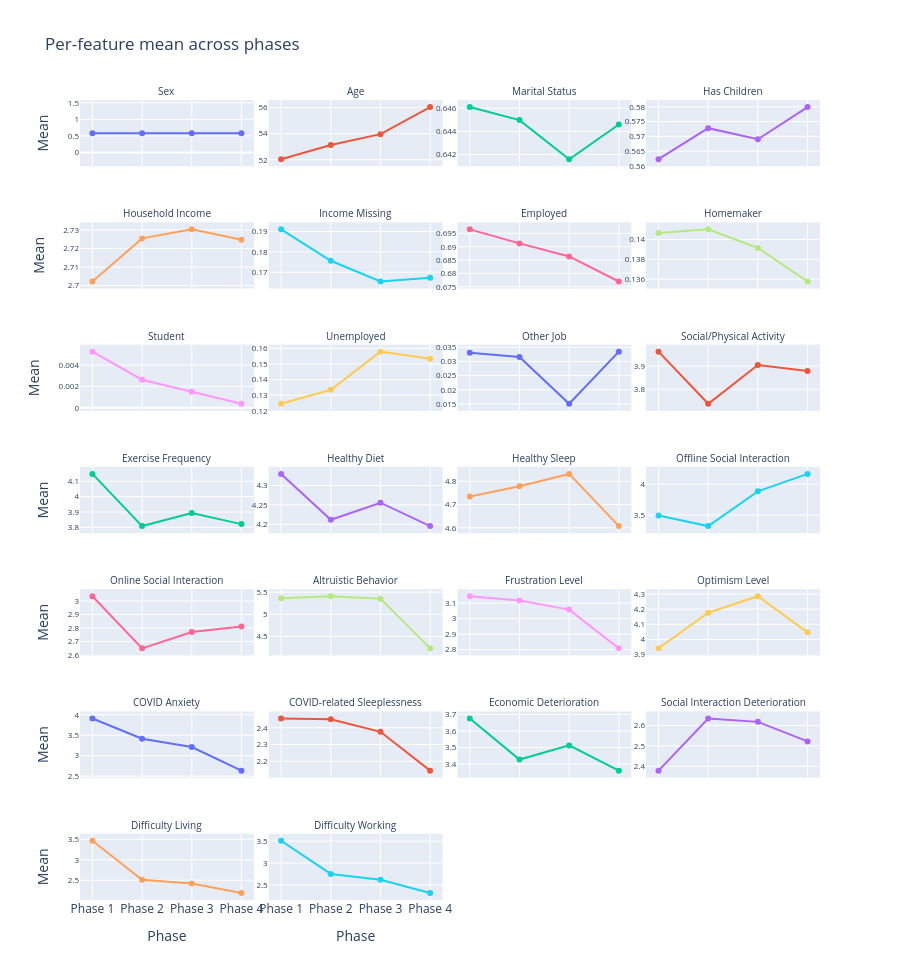

Notebook code for this chart:
### Code cell
# Per-phase feature means — small-multiples line chart for trend at a glance
mean_by_phase = (
    df_encoded.groupby("Phase")[features_UCLA].mean().T
)
mean_by_phase.columns = [f"Phase {int(c)}" for c in mean_by_phase.columns]
mean_by_phase["Display Name"] = [
    FEATURE_DISPLAY_NAMES.get(f, f) for f in mean_by_phase.index
]
mean_long = mean_by_phase.reset_index().melt(
    id_vars=["index", "Display Name"],
    value_vars=[f"Phase {p}" for p in [1, 2, 3, 4]],
    var_name="Phase", value_name="Mean",
).rename(columns={"index": "Feature"})

fig = px.line(
    mean_long, x="Phase", y="Mean", color="Feature",
    facet_col="Display Name", facet_col_wrap=4,
    title="Per-feature mean across phases",
    height=140 * ((len(features_UCLA) + 3) // 4),
    markers=True,
)
fig.update_layout(showlegend=False)
fig.for_each_annotation(lambda a: a.update(text=a.text.split("=")[-1],
                                            font_size=10))
fig.for_each_yaxis(lambda y: y.update(matches=None, showticklabels=True,
                                       tickfont=dict(size=8)))
fig.show()

print("\nMean of each feature by phase:")
display(mean_by_phase.set_index("Display Name").drop(columns=[]))

### Figure 1 — Plotly figure (JSON) as saved in the notebook; plotly's stock layout.template omitted (floating-point values rounded to 4 significant figures)
{"data": [{"hovertemplate": "Feature=Sex_Male<br>Display Name=Sex<br>Phase=%{x}<br>Mean=%{y}<extra></extra>", "legendgroup": "Sex_Male", "line": {"color": "#636efa", "dash": "solid"}, "marker": {"symbol": "circle"}, "mode": "lines+markers", "name": "Sex_Male", "orientation": "v", "showlegend": true, "x": ["Phase 1", "Phase 2", "Phase 3", "Phase 4"], "xaxis": "x25", "y": [0.5829, 0.5829, 0.5829, 0.5829], "yaxis": "y25", "type": "scatter"}, {"hovertemplate": "Feature=Age<br>Display Name=Age<br>Phase=%{x}<br>Mean=%{y}<extra></extra>", "legendgroup": "Age", "line": {"color": "#EF553B", "dash": "solid"}, "marker": {"symbol": "circle"}, "mode": "lines+markers", "name": "Age", "orientation": "v", "showlegend": true, "x": ["Phase 1", "Phase 2", "Phase 3", "Phase 4"], "xaxis": "x26", "y": [52.04, 53.13, 53.96, 56.04], "yaxis": "y26", "type": "scatter"}, {"hovertemplate": "Feature=Is_Married<br>Display Name=Marital Status<br>Phase=%{x}<br>Mean=%{y}<extra></extra>", "legendgroup": "Is_Married", "line": {"color": "#00cc96", "dash": "solid"}, "marker": {"symbol": "circle"}, "mode": "lines+markers", "name": "Is_Married", "orientation": "v", "showlegend": true, "x": ["Phase 1", "Phase 2", "Phase 3", "Phase 4"], "xaxis": "x27", "y": [0.6461, 0.645, 0.6416, 0.6446], "yaxis": "y27", "type": "scatter"}, {"hovertemplate": "Feature=Has_Child<br>Display Name=Has Children<br>Phase=%{x}<br>Mean=%{y}<extra></extra>", "legendgroup": "Has_Child", "line": {"color": "#ab63fa", "dash": "solid"}, "marker": {"symbol": "circle"}, "mode": "lines+markers", "name": "Has_Child", "orientation": "v", "showlegend": true, "x": ["Phase 1", "Phase 2", "Phase 3", "Phase 4"], "xaxis": "x28", "y": [0.5622, 0.5728, 0.569, 0.5799], "yaxis": "y28", "type": "scatter"}, {"hovertemplate": "Feature=Income<br>Display Name=Household Income<br>Phase=%{x}<br>Mean=%{y}<extra></extra>", "legendgroup": "Income", "line": {"color": "#FFA15A", "dash": "solid"}, "marker": {"symbol": "circle"}, "mode": "lines+markers", "name": "Income", "orientation": "v", "showlegend": true, "x": ["Phase 1", "Phase 2", "Phase 3", "Phase 4"], "xaxis": "x21", "y": [2.702, 2.725, 2.73, 2.725], "yaxis": "y21", "type": "scatter"}, {"hovertemplate": "Feature=Income_Missing<br>Display Name=Income Missing<br>Phase=%{x}<br>Mean=%{y}<extra></extra>", "legendgroup": "Income_Missing", "line": {"color": "#19d3f3", "dash": "solid"}, "marker": {"symbol": "circle"}, "mode": "lines+markers", "name": "Income_Missing", "orientation": "v", "showlegend": true, "x": ["Phase 1", "Phase 2", "Phase 3", "Phase 4"], "xaxis": "x22", "y": [0.191, 0.1756, 0.1655, 0.1674], "yaxis": "y22", "type": "scatter"}, {"hovertemplate": "Feature=Job_Employed<br>Display Name=Employed<br>Phase=%{x}<br>Mean=%{y}<extra></extra>", "legendgroup": "Job_Employed", "line": {"color": "#FF6692", "dash": "solid"}, "marker": {"symbol": "circle"}, "mode": "lines+markers", "name": "Job_Employed", "orientation": "v", "showlegend": true, "x": ["Phase 1", "Phase 2", "Phase 3", "Phase 4"], "xaxis": "x23", "y": [0.6965, 0.6912, 0.6863, 0.6769], "yaxis": "y23", "type": "scatter"}, {"hovertemplate": "Feature=Job_Homemaker<br>Display Name=Homemaker<br>Phase=%{x}<br>Mean=%{y}<extra></extra>", "legendgroup": "Job_Homemaker", "line": {"color": "#B6E880", "dash": "solid"}, "marker": {"symbol": "circle"}, "mode": "lines+markers", "name": "Job_Homemaker", "orientation": "v", "showlegend": true, "x": ["Phase 1", "Phase 2", "Phase 3", "Phase 4"], "xaxis": "x24", "y": [0.1407, 0.141, 0.1392, 0.1358], "yaxis": "y24", "type": "scatter"}, {"hovertemplate": "Feature=Job_Student<br>Display Name=Student<br>Phase=%{x}<br>Mean=%{y}<extra></extra>", "legendgroup": "Job_Student", "line": {"color": "#FF97FF", "dash": "solid"}, "marker": {"symbol": "circle"}, "mode": "lines+markers", "name": "Job_Student", "orientation": "v", "showlegend": true, "x": ["Phase 1", "Phase 2", "Phase 3", "Phase 4"], "xaxis": "x17", "y": [0.005265, 0.002633, 0.001504, 0.0003761], "yaxis": "y17", "type": "scatter"}, {"hovertemplate": "Feature=Job_Unemployed<br>Display Name=Unemployed<br>Phase=%{x}<br>Mean=%{y}<extra></extra>", "legendgroup": "Job_Unemployed", "line": {"color": "#FECB52", "dash": "solid"}, "marker": {"symbol": "circle"}, "mode": "lines+markers", "name": "Job_Unemployed", "orientation": "v", "showlegend": true, "x": ["Phase 1", "Phase 2", "Phase 3", "Phase 4"], "xaxis": "x18", "y": [0.1245, 0.1335, 0.158, 0.1534], "yaxis": "y18", "type": "scatter"}, {"hovertemplate": "Feature=Job_Other<br>Display Name=Other Job<br>Phase=%{x}<br>Mean=%{y}<extra></extra>", "legendgroup": "Job_Other", "line": {"color": "#636efa", "dash": "solid"}, "marker": {"symbol": "circle"}, "mode": "lines+markers", "name": "Job_Other", "orientation": "v", "showlegend": true, "x": ["Phase 1", "Phase 2", "Phase 3", "Phase 4"], "xaxis": "x19", "y": [0.0331, 0.03159, 0.01504, 0.03347], "yaxis": "y19", "type": "scatter"}, {"hovertemplate": "Feature=Activity<br>Display Name=Social/Physical Activity<br>Phase=%{x}<br>Mean=%{y}<extra></extra>", "legendgroup": "Activity", "line": {"color": "#EF553B", "dash": "solid"}, "marker": {"symbol": "circle"}, "mode": "lines+markers", "name": "Activity", "orientation": "v", "showlegend": true, "x": ["Phase 1", "Phase 2", "Phase 3", "Phase 4"], "xaxis": "x20", "y": [3.963, 3.737, 3.905, 3.879], "yaxis": "y20", "type": "scatter"}, {"hovertemplate": "Feature=Exercise<br>Display Name=Exercise Frequency<br>Phase=%{x}<br>Mean=%{y}<extra></extra>", "legendgroup": "Exercise", "line": {"color": "#00cc96", "dash": "solid"}, "marker": {"symbol": "circle"}, "mode": "lines+markers", "name": "Exercise", "orientation": "v", "showlegend": true, "x": ["Phase 1", "Phase 2", "Phase 3", "Phase 4"], "xaxis": "x13", "y": [4.149, 3.808, 3.894, 3.821], "yaxis": "y13", "type": "scatter"}, {"hovertemplate": "Feature=Healthy_Diet<br>Display Name=Healthy Diet<br>Phase=%{x}<br>Mean=%{y}<extra></extra>", "legendgroup": "Healthy_Diet", "line": {"color": "#ab63fa", "dash": "solid"}, "marker": {"symbol": "circle"}, "mode": "lines+markers", "name": "Healthy_Diet", "orientation": "v", "showlegend": true, "x": ["Phase 1", "Phase 2", "Phase 3", "Phase 4"], "xaxis": "x14", "y": [4.33, 4.212, 4.256, 4.196], "yaxis": "y14", "type": "scatter"}, {"hovertemplate": "Feature=Healthy_Sleep<br>Display Name=Healthy Sleep<br>Phase=%{x}<br>Mean=%{y}<extra></extra>", "legendgroup": "Healthy_Sleep", "line": {"color": "#FFA15A", "dash": "solid"}, "marker": {"symbol": "circle"}, "mode": "lines+markers", "name": "Healthy_Sleep", "orientation": "v", "showlegend": true, "x": ["Phase 1", "Phase 2", "Phase 3", "Phase 4"], "xaxis": "x15", "y": [4.734, 4.779, 4.832, 4.607], "yaxis": "y15", "type": "scatter"}, {"hovertemplate": "Feature=Interaction_Offline<br>Display Name=Offline Social Interaction<br>Phase=%{x}<br>Mean=%{y}<extra></extra>", "legendgroup": "Interaction_Offline", "line": {"color": "#19d3f3", "dash": "solid"}, "marker": {"symbol": "circle"}, "mode": "lines+markers", "name": "Interaction_Offline", "orientation": "v", "showlegend": true, "x": ["Phase 1", "Phase 2", "Phase 3", "Phase 4"], "xaxis": "x16", "y": [3.491, 3.32, 3.882, 4.165], "yaxis": "y16", "type": "scatter"}, {"hovertemplate": "Feature=Interaction_Online<br>Display Name=Online Social Interaction<br>Phase=%{x}<br>Mean=%{y}<extra></extra>", "legendgroup": "Interaction_Online", "line": {"color": "#FF6692", "dash": "solid"}, "marker": {"symbol": "circle"}, "mode": "lines+markers", "name": "Interaction_Online", "orientation": "v", "showlegend": true, "x": ["Phase 1", "Phase 2", "Phase 3", "Phase 4"], "xaxis": "x9", "y": [3.036, 2.648, 2.769, 2.811], "yaxis": "y9", "type": "scatter"}, {"hovertemplate": "Feature=Altruistic<br>Display Name=Altruistic Behavior<br>Phase=%{x}<br>Mean=%{y}<extra></extra>", "legendgroup": "Altruistic", "line": {"color": "#B6E880", "dash": "solid"}, "marker": {"symbol": "circle"}, "mode": "lines+markers", "name": "Altruistic", "orientation": "v", "showlegend": true, "x": ["Phase 1", "Phase 2", "Phase 3", "Phase 4"], "xaxis": "x10", "y": [5.361, 5.408, 5.351, 4.231], "yaxis": "y10", "type": "scatter"}, {"hovertemplate": "Feature=Frustration<br>Display Name=Frustration Level<br>Phase=%{x}<br>Mean=%{y}<extra></extra>", "legendgroup": "Frustration", "line": {"color": "#FF97FF", "dash": "solid"}, "marker": {"symbol": "circle"}, "mode": "lines+markers", "name": "Frustration", "orientation": "v", "showlegend": true, "x": ["Phase 1", "Phase 2", "Phase 3", "Phase 4"], "xaxis": "x11", "y": [3.144, 3.116, 3.058, 2.808], "yaxis": "y11", "type": "scatter"}, {"hovertemplate": "Feature=Optimism<br>Display Name=Optimism Level<br>Phase=%{x}<br>Mean=%{y}<extra></extra>", "legendgroup": "Optimism", "line": {"color": "#FECB52", "dash": "solid"}, "marker": {"symbol": "circle"}, "mode": "lines+markers", "name": "Optimism", "orientation": "v", "showlegend": true, "x": ["Phase 1", "Phase 2", "Phase 3", "Phase 4"], "xaxis": "x12", "y": [3.941, 4.176, 4.285, 4.047], "yaxis": "y12", "type": "scatter"}, {"hovertemplate": "Feature=Covid_Anxiety<br>Display Name=COVID Anxiety<br>Phase=%{x}<br>Mean=%{y}<extra></extra>", "legendgroup": "Covid_Anxiety", "line": {"color": "#636efa", "dash": "solid"}, "marker": {"symbol": "circle"}, "mode": "lines+markers", "name": "Covid_Anxiety", "orientation": "v", "showlegend": true, "x": ["Phase 1", "Phase 2", "Phase 3", "Phase 4"], "xaxis": "x5", "y": [3.907, 3.414, 3.209, 2.634], "yaxis": "y5", "type": "scatter"}, {"hovertemplate": "Feature=Covid_Sleepless<br>Display Name=COVID-related Sleeplessness<br>Phase=%{x}<br>Mean=%{y}<extra></extra>", "legendgroup": "Covid_Sleepless", "line": {"color": "#EF553B", "dash": "solid"}, "marker": {"symbol": "circle"}, "mode": "lines+markers", "name": "Covid_Sleepless", "orientation": "v", "showlegend": true, "x": ["Phase 1", "Phase 2", "Phase 3", "Phase 4"], "xaxis": "x6", "y": [2.455, 2.45, 2.375, 2.144], "yaxis": "y6", "type": "scatter"}, {"hovertemplate": "Feature=Deterioration_Economy<br>Display Name=Economic Deterioration<br>Phase=%{x}<br>Mean=%{y}<extra></extra>", "legendgroup": "Deterioration_Economy", "line": {"color": "#00cc96", "dash": "solid"}, "marker": {"symbol": "circle"}, "mode": "lines+markers", "name": "Deterioration_Economy", "orientation": "v", "showlegend": true, "x": ["Phase 1", "Phase 2", "Phase 3", "Phase 4"], "xaxis": "x7", "y": [3.676, 3.427, 3.513, 3.36], "yaxis": "y7", "type": "scatter"}, {"hovertemplate": "Feature=Deterioration_Interact<br>Display Name=Social Interaction Deterioration<br>Phase=%{x}<br>Mean=%{y}<extra></extra>", "legendgroup": "Deterioration_Interact", "line": {"color": "#ab63fa", "dash": "solid"}, "marker": {"symbol": "circle"}, "mode": "lines+markers", "name": "Deterioration_Interact", "orientation": "v", "showlegend": true, "x": ["Phase 1", "Phase 2", "Phase 3", "Phase 4"], "xaxis": "x8", "y": [2.378, 2.634, 2.618, 2.522], "yaxis": "y8", "type": "scatter"}, {"hovertemplate": "Feature=Difficulty_Living<br>Display Name=Difficulty Living<br>Phase=%{x}<br>Mean=%{y}<extra></extra>", "legendgroup": "Difficulty_Living", "line": {"color": "#FFA15A", "dash": "solid"}, "marker": {"symbol": "circle"}, "mode": "lines+markers", "name": "Difficulty_Living", "orientation": "v", "showlegend": true, "x": ["Phase 1", "Phase 2", "Phase 3", "Phase 4"], "xaxis": "x", "y": [3.462, 2.51, 2.423, 2.19], "yaxis": "y", "type": "scatter"}, {"hovertemplate": "Feature=Difficulty_Work<br>Display Name=Difficulty Working<br>Phase=%{x}<br>Mean=%{y}<extra></extra>", "legendgroup": "Difficulty_Work", "line": {"color": "#19d3f3", "dash": "solid"}, "marker": {"symbol": "circle"}, "mode": "lines+markers", "name": "Difficulty_Work", "orientation": "v", "showlegend": true, "x": ["Phase 1", "Phase 2", "Phase 3", "Phase 4"], "xaxis": "x2", "y": [3.508, 2.749, 2.615, 2.314], "yaxis": "y2", "type": "scatter"}], "layout": {"xaxis": {"anchor": "y", "domain": [0.0, 0.235], "title": {"text": "Phase"}}, "yaxis": {"anchor": "x", "domain": [0.0, 0.08286], "title": {"text": "Mean"}, "tickfont": {"size": 8}, "showticklabels": true}, "xaxis2": {"anchor": "y2", "domain": [0.255, 0.49], "matches": "x", "title": {"text": "Phase"}}, "yaxis2": {"anchor": "x2", "domain": [0.0, 0.08286], "showticklabels": true, "tickfont": {"size": 8}}, "xaxis3": {"anchor": "y3", "domain": [0.51, 0.745], "matches": "x", "title": {"text": "Phase"}}, "yaxis3": {"anchor": "x3", "domain": [0.0, 0.08286], "showticklabels": true, "tickfont": {"size": 8}}, "xaxis4": {"anchor": "y4", "domain": [0.765, 1.0], "matches": "x", "title": {"text": "Phase"}}, "yaxis4": {"anchor": "x4", "domain": [0.0, 0.08286], "showticklabels": true, "tickfont": {"size": 8}}, "xaxis5": {"anchor": "y5", "domain": [0.0, 0.235], "matches": "x", "showticklabels": false}, "yaxis5": {"anchor": "x5", "domain": [0.1529, 0.2357], "title": {"text": "Mean"}, "tickfont": {"size": 8}, "showticklabels": true}, "xaxis6": {"anchor": "y6", "domain": [0.255, 0.49], "matches": "x", "showticklabels": false}, "yaxis6": {"anchor": "x6", "domain": [0.1529, 0.2357], "showticklabels": true, "tickfont": {"size": 8}}, "xaxis7": {"anchor": "y7", "domain": [0.51, 0.745], "matches": "x", "showticklabels": false}, "yaxis7": {"anchor": "x7", "domain": [0.1529, 0.2357], "showticklabels": true, "tickfont": {"size": 8}}, "xaxis8": {"anchor": "y8", "domain": [0.765, 1.0], "matches": "x", "showticklabels": false}, "yaxis8": {"anchor": "x8", "domain": [0.1529, 0.2357], "showticklabels": true, "tickfont": {"size": 8}}, "xaxis9": {"anchor": "y9", "domain": [0.0, 0.235], "matches": "x", "showticklabels": false}, "yaxis9": {"anchor": "x9", "domain": [0.3057, 0.3886], "title": {"text": "Mean"}, "tickfont": {"size": 8}, "showticklabels": true}, "xaxis10": {"anchor": "y10", "domain": [0.255, 0.49], "matches": "x", "showticklabels": false}, "yaxis10": {"anchor": "x10", "domain": [0.3057, 0.3886], "showticklabels": true, "tickfont": {"size": 8}}, "xaxis11": {"anchor": "y11", "domain": [0.51, 0.745], "matches": "x", "showticklabels": false}, "yaxis11": {"anchor": "x11", "domain": [0.3057, 0.3886], "showticklabels": true, "tickfont": {"size": 8}}, "xaxis12": {"anchor": "y12", "domain": [0.765, 1.0], "matches": "x", "showticklabels": false}, "yaxis12": {"anchor": "x12", "domain": [0.3057, 0.3886], "showticklabels": true, "tickfont": {"size": 8}}, "xaxis13": {"anchor": "y13", "domain": [0.0, 0.235], "matches": "x", "showticklabels": false}, "yaxis13": {"anchor": "x13", "domain": [0.4586, 0.5414], "title": {"text": "Mean"}, "tickfont": {"size": 8}, "showticklabels": true}, "xaxis14": {"anchor": "y14", "domain": [0.255, 0.49], "matches": "x", "showticklabels": false}, "yaxis14": {"anchor": "x14", "domain": [0.4586, 0.5414], "showticklabels": true, "tickfont": {"size": 8}}, "xaxis15": {"anchor": "y15", "domain": [0.51, 0.745], "matches": "x", "showticklabels": false}, "yaxis15": {"anchor": "x15", "domain": [0.4586, 0.5414], "showticklabels": true, "tickfont": {"size": 8}}, "xaxis16": {"anchor": "y16", "domain": [0.765, 1.0], "matches": "x", "showticklabels": false}, "yaxis16": {"anchor": "x16", "domain": [0.4586, 0.5414], "showticklabels": true, "tickfont": {"size": 8}}, "xaxis17": {"anchor": "y17", "domain": [0.0, 0.235], "matches": "x", "showticklabels": false}, "yaxis17": {"anchor": "x17", "domain": [0.6114, 0.6943], "title": {"text": "Mean"}, "tickfont": {"size": 8}, "showticklabels": true}, "xaxis18": {"anchor": "y18", "domain": [0.255, 0.49], "matches": "x", "showticklabels": false}, "yaxis18": {"anchor": "x18", "domain": [0.6114, 0.6943], "showticklabels": true, "tickfont": {"size": 8}}, "xaxis19": {"anchor": "y19", "domain": [0.51, 0.745], "matches": "x", "showticklabels": false}, "yaxis19": {"anchor": "x19", "domain": [0.6114, 0.6943], "showticklabels": true, "tickfont": {"size": 8}}, "xaxis20": {"anchor": "y20", "domain": [0.765, 1.0], "matches": "x", "showticklabels": false}, "yaxis20": {"anchor": "x20", "domain": [0.6114, 0.6943], "showticklabels": true, "tickfont": {"size": 8}}, "xaxis21": {"anchor": "y21", "domain": [0.0, 0.235], "matches": "x", "showticklabels": false}, "yaxis21": {"anchor": "x21", "domain": [0.7643, 0.8471], "title": {"text": "Mean"}, "tickfont": {"size": 8}, "showticklabels": true}, "xaxis22": {"anchor": "y22", "domain": [0.255, 0.49], "matches": "x", "showticklabels": false}, "yaxis22": {"anchor": "x22", "domain": [0.7643, 0.8471], "showticklabels": true, "tickfont": {"size": 8}}, "xaxis23": {"anchor": "y23", "domain": [0.51, 0.745], "matches": "x", "showticklabels": false}, "yaxis23": {"anchor": "x23", "domain": [0.7643, 0.8471], "showticklabels": true, "tickfont": {"size": 8}}, "xaxis24": {"anchor": "y24", "domain": [0.765, 1.0], "matches": "x", "showticklabels": false}, "yaxis24": {"anchor": "x24", "domain": [0.7643, 0.8471], "showticklabels": true, "tickfont": {"size": 8}}, "xaxis25": {"anchor": "y25", "domain": [0.0, 0.235], "matches": "x", "showticklabels": false}, "yaxis25": {"anchor": "x25", "domain": [0.9171, 1.0], "title": {"text": "Mean"}, "tickfont": {"size": 8}, "showticklabels": true}, "xaxis26": {"anchor": "y26", "domain": [0.255, 0.49], "matches": "x", "showticklabels": false}, "yaxis26": {"anchor": "x26", "domain": [0.9171, 1.0], "showticklabels": true, "tickfont": {"size": 8}}, "xaxis27": {"anchor": "y27", "domain": [0.51, 0.745], "matches": "x", "showticklabels": false}, "yaxis27": {"anchor": "x27", "domain": [0.9171, 1.0], "showticklabels": true, "tickfont": {"size": 8}}, "xaxis28": {"anchor": "y28", "domain": [0.765, 1.0], "matches": "x", "showticklabels": false}, "yaxis28": {"anchor": "x28", "domain": [0.9171, 1.0], "showticklabels": true, "tickfont": {"size": 8}}, "annotations": [{"font": {"size": 10}, "showarrow": false, "text": "Difficulty Living", "x": 0.1175, "xanchor": "center", "xref": "paper", "y": 0.08286, "yanchor": "bottom", "yref": "paper"}, {"font": {"size": 10}, "showarrow": false, "text": "Difficulty Working", "x": 0.3725, "xanchor": "center", "xref": "paper", "y": 0.08286, "yanchor": "bottom", "yref": "paper"}, {"font": {"size": 10}, "showarrow": false, "text": "COVID Anxiety", "x": 0.1175, "xanchor": "center", "xref": "paper", "y": 0.2357, "yanchor": "bottom", "yref": "paper"}, {"font": {"size": 10}, "showarrow": false, "text": "COVID-related Sleeplessness", "x": 0.3725, "xanchor": "center", "xref": "paper", "y": 0.2357, "yanchor": "bottom", "yref": "paper"}, {"font": {"size": 10}, "showarrow": false, "text": "Economic Deterioration", "x": 0.6275, "xanchor": "center", "xref": "paper", "y": 0.2357, "yanchor": "bottom", "yref": "paper"}, {"font": {"size": 10}, "showarrow": false, "text": "Social Interaction Deterioration", "x": 0.8825, "xanchor": "center", "xref": "paper", "y": 0.2357, "yanchor": "bottom", "yref": "paper"}, {"font": {"size": 10}, "showarrow": false, "text": "Online Social Interaction", "x": 0.1175, "xanchor": "center", "xref": "paper", "y": 0.3886, "yanchor": "bottom", "yref": "paper"}, {"font": {"size": 10}, "showarrow": false, "text": "Altruistic Behavior", "x": 0.3725, "xanchor": "center", "xref": "paper", "y": 0.3886, "yanchor": "bottom", "yref": "paper"}, {"font": {"size": 10}, "showarrow": false, "text": "Frustration Level", "x": 0.6275, "xanchor": "center", "xref": "paper", "y": 0.3886, "yanchor": "bottom", "yref": "paper"}, {"font": {"size": 10}, "showarrow": false, "text": "Optimism Level", "x": 0.8825, "xanchor": "center", "xref": "paper", "y": 0.3886, "yanchor": "bottom", "yref": "paper"}, {"font": {"size": 10}, "showarrow": false, "text": "Exercise Frequency", "x": 0.1175, "xanchor": "center", "xref": "paper", "y": 0.5414, "yanchor": "bottom", "yref": "paper"}, {"font": {"size": 10}, "showarrow": false, "text": "Healthy Diet", "x": 0.3725, "xanchor": "center", "xref": "paper", "y": 0.5414, "yanchor": "bottom", "yref": "paper"}, {"font": {"size": 10}, "showarrow": false, "text": "Healthy Sleep", "x": 0.6275, "xanchor": "center", "xref": "paper", "y": 0.5414, "yanchor": "bottom", "yref": "paper"}, {"font": {"size": 10}, "showarrow": false, "text": "Offline Social Interaction", "x": 0.8825, "xanchor": "center", "xref": "paper", "y": 0.5414, "yanchor": "bottom", "yref": "paper"}, {"font": {"size": 10}, "showarrow": false, "text": "Student", "x": 0.1175, "xanchor": "center", "xref": "paper", "y": 0.6943, "yanchor": "bottom", "yref": "paper"}, {"font": {"size": 10}, "showarrow": false, "text": "Unemployed", "x": 0.3725, "xanchor": "center", "xref": "paper", "y": 0.6943, "yanchor": "bottom", "yref": "paper"}, {"font": {"size": 10}, "showarrow": false, "text": "Other Job", "x": 0.6275, "xanchor": "center", "xref": "paper", "y": 0.6943, "yanchor": "bottom", "yref": "paper"}, {"font": {"size": 10}, "showarrow": false, "text": "Social/Physical Activity", "x": 0.8825, "xanchor": "center", "xref": "paper", "y": 0.6943, "yanchor": "bottom", "yref": "paper"}, {"font": {"size": 10}, "showarrow": false, "text": "Household Income", "x": 0.1175, "xanchor": "center", "xref": "paper", "y": 0.8471, "yanchor": "bottom", "yref": "paper"}, {"font": {"size": 10}, "showarrow": false, "text": "Income Missing", "x": 0.3725, "xanchor": "center", "xref": "paper", "y": 0.8471, "yanchor": "bottom", "yref": "paper"}, {"font": {"size": 10}, "showarrow": false, "text": "Employed", "x": 0.6275, "xanchor": "center", "xref": "paper", "y": 0.8471, "yanchor": "bottom", "yref": "paper"}, {"font": {"size": 10}, "showarrow": false, "text": "Homemaker", "x": 0.8825, "xanchor": "center", "xref": "paper", "y": 0.8471, "yanchor": "bottom", "yref": "paper"}, {"font": {"size": 10}, "showarrow": false, "text": "Sex", "x": 0.1175, "xanchor": "center", "xref": "paper", "y": 1.0, "yanchor": "bottom", "yref": "paper"}, {"font": {"size": 10}, "showarrow": false, "text": "Age", "x": 0.3725, "xanchor": "center", "xref": "paper", "y": 1.0, "yanchor": "bottom", "yref": "paper"}, {"font": {"size": 10}, "showarrow": false, "text": "Marital Status", "x": 0.6275, "xanchor": "center", "xref": "paper", "y": 1.0, "yanchor": "bottom", "yref": "paper"}, {"font": {"size": 10}, "showarrow": false, "text": "Has Children", "x": 0.8825, "xanchor": "center", "xref": "paper", "y": 1.0, "yanchor": "bottom", "yref": "paper"}], "legend": {"title": {"text": "Feature"}, "tracegroupgap": 0}, "title": {"text": "Per-feature mean across phases"}, "height": 980, "showlegend": false}}
